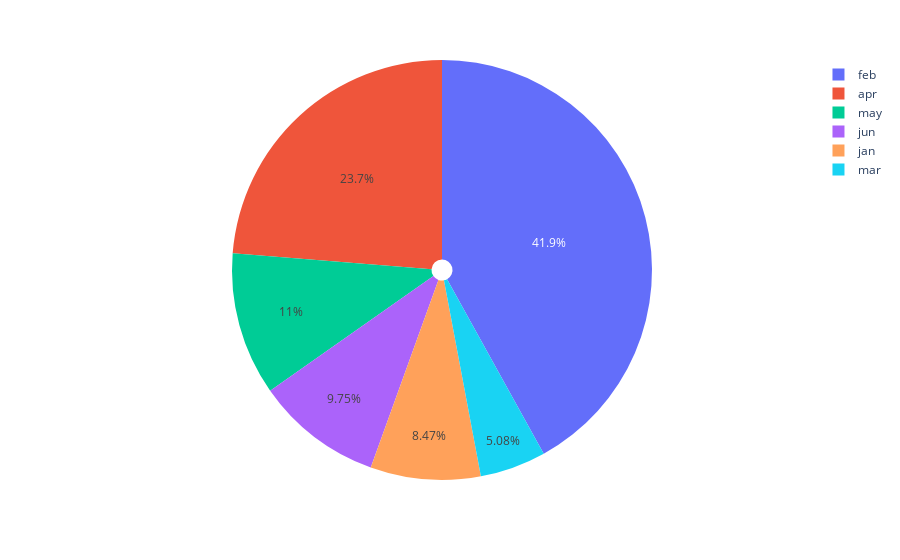

Notebook cell for this chart:
### Code cell
px.pie(
    values=rainfall,
    names=labels,
    hole=0.05
)

### Figure 1 — Plotly figure (JSON) as saved in the notebook; plotly's stock layout.template omitted (floating-point values rounded to 4 significant figures)
{"data": [{"domain": {"x": [0, 1], "y": [0, 1]}, "hole": 0.05, "hovertemplate": "label=%{label}<br>value=%{value}<extra></extra>", "labels": ["jan", "feb", "mar", "apr", "may", "jun"], "legendgroup": "", "name": "", "showlegend": true, "type": "pie", "values": [20, 99, 12, 56, 26, 23]}], "layout": {"legend": {"tracegroupgap": 0}, "margin": {"t": 60}}}
